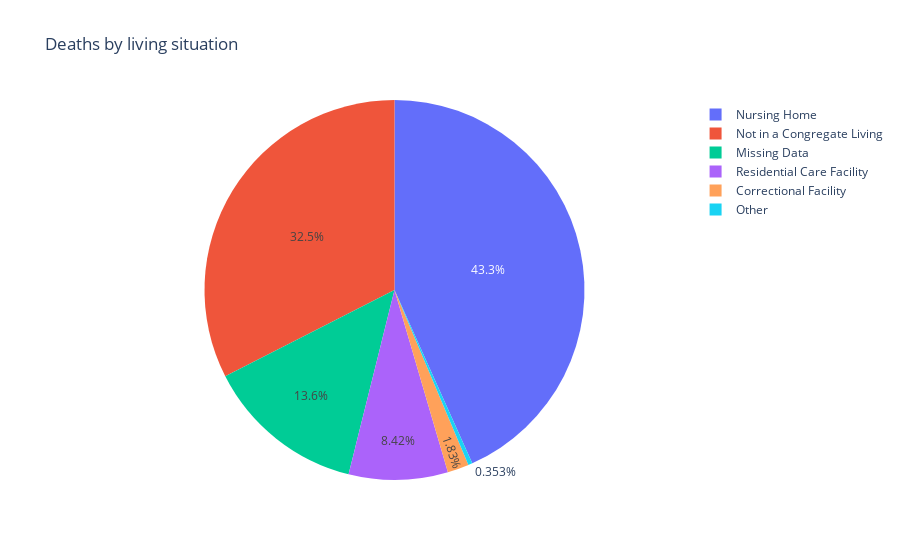

Notebook code for this chart:
### Code cell
fig = px.pie(df.reset_index(), values='Deaths',names = 'Living_Situation', title='Deaths by living situation')
fig.show()

### Figure 1 — Plotly figure (JSON) as saved in the notebook; plotly's stock layout.template omitted (floating-point values rounded to 4 significant figures)
{"data": [{"domain": {"x": [0, 1], "y": [0, 1]}, "hovertemplate": "Living_Situation=%{label}<br>Deaths=%{value}<extra></extra>", "labels": ["Nursing Home", "Residential Care Facility", "Correctional Facility", "Other", "Not in a Congregate Living", "Missing Data"], "legendgroup": "", "name": "", "showlegend": true, "type": "pie", "values": [735, 143, 31, 6, 552, 231]}], "layout": {"autosize": true, "legend": {"tracegroupgap": 0}, "title": {"text": "Deaths by living situation"}}}
